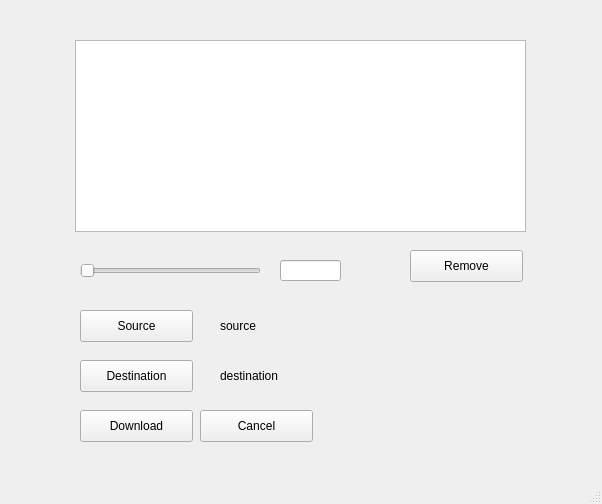
<?xml version="1.0" encoding="UTF-8"?>
<ui version="4.0">
 <class>MainWindow</class>
 <widget class="QMainWindow" name="MainWindow">
  <property name="geometry">
   <rect>
    <x>0</x>
    <y>0</y>
    <width>602</width>
    <height>504</height>
   </rect>
  </property>
  <property name="windowTitle">
   <string>MainWindow</string>
  </property>
  <widget class="QWidget" name="centralwidget">
   <widget class="QListWidget" name="file_list">
    <property name="geometry">
     <rect>
      <x>75</x>
      <y>40</y>
      <width>451</width>
      <height>192</height>
     </rect>
    </property>
   </widget>
   <widget class="QSlider" name="img_quality_slider">
    <property name="geometry">
     <rect>
      <x>80</x>
      <y>260</y>
      <width>181</width>
      <height>22</height>
     </rect>
    </property>
    <property name="orientation">
     <enum>Qt::Horizontal</enum>
    </property>
   </widget>
   <widget class="QPushButton" name="source_button">
    <property name="geometry">
     <rect>
      <x>80</x>
      <y>310</y>
      <width>113</width>
      <height>32</height>
     </rect>
    </property>
    <property name="text">
     <string>Source</string>
    </property>
   </widget>
   <widget class="QPushButton" name="destination_button">
    <property name="geometry">
     <rect>
      <x>80</x>
      <y>360</y>
      <width>113</width>
      <height>32</height>
     </rect>
    </property>
    <property name="text">
     <string>Destination</string>
    </property>
   </widget>
   <widget class="QPushButton" name="download_button">
    <property name="geometry">
     <rect>
      <x>80</x>
      <y>410</y>
      <width>113</width>
      <height>32</height>
     </rect>
    </property>
    <property name="text">
     <string>Download</string>
    </property>
   </widget>
   <widget class="QLabel" name="source_path">
    <property name="geometry">
     <rect>
      <x>220</x>
      <y>315</y>
      <width>301</width>
      <height>21</height>
     </rect>
    </property>
    <property name="text">
     <string>source</string>
    </property>
   </widget>
   <widget class="QLabel" name="destination_path">
    <property name="geometry">
     <rect>
      <x>220</x>
      <y>366</y>
      <width>301</width>
      <height>20</height>
     </rect>
    </property>
    <property name="text">
     <string>destination</string>
    </property>
   </widget>
   <widget class="QLineEdit" name="img_quality_box">
    <property name="geometry">
     <rect>
      <x>280</x>
      <y>260</y>
      <width>61</width>
      <height>21</height>
     </rect>
    </property>
   </widget>
   <widget class="QPushButton" name="cancel_button">
    <property name="geometry">
     <rect>
      <x>200</x>
      <y>410</y>
      <width>113</width>
      <height>32</height>
     </rect>
    </property>
    <property name="text">
     <string>Cancel</string>
    </property>
   </widget>
   <widget class="QPushButton" name="remove_button">
    <property name="geometry">
     <rect>
      <x>410</x>
      <y>250</y>
      <width>113</width>
      <height>32</height>
     </rect>
    </property>
    <property name="text">
     <string>Remove</string>
    </property>
   </widget>
  </widget>
  <widget class="QMenuBar" name="menubar">
   <property name="geometry">
    <rect>
     <x>0</x>
     <y>0</y>
     <width>602</width>
     <height>22</height>
    </rect>
   </property>
  </widget>
  <widget class="QStatusBar" name="statusbar"/>
 </widget>
 <resources/>
 <connections/>
</ui>
